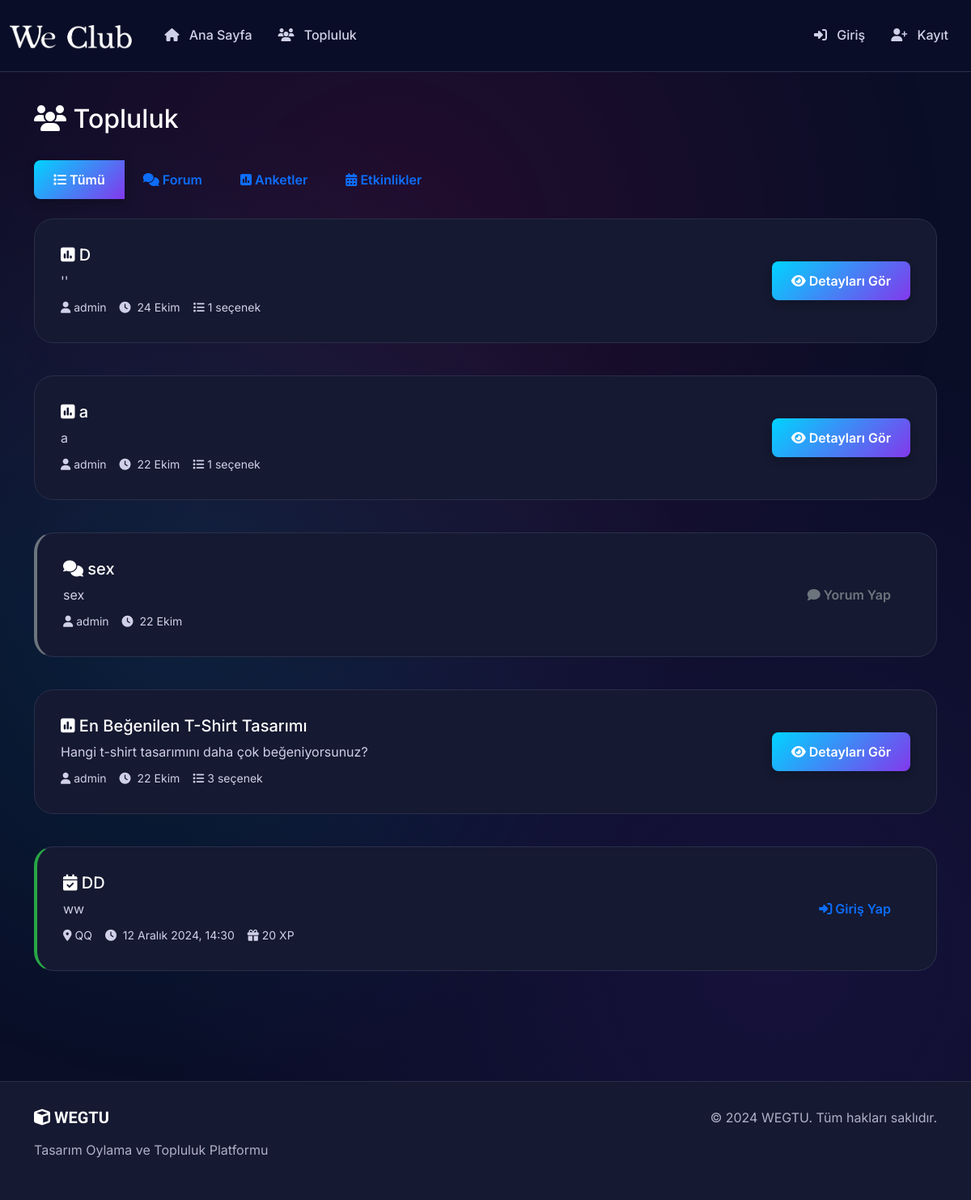
Page /forum on the committed database.
### app/models.py (models this page shows, shortened)
class Poll(db.Model):
    id = db.Column(db.Integer, primary_key=True)
    title = db.Column(db.String(150), nullable=False)
    description = db.Column(db.Text, nullable=True)
    is_active = db.Column(db.Boolean, default=True)
    created_at = db.Column(db.DateTime, default=datetime.utcnow)
    created_by_user_id = db.Column(db.Integer, db.ForeignKey('user.id'), nullable=False)
    options = db.relationship('PollOption', backref='poll', lazy='dynamic', cascade='all, delete-orphan')
    votes = db.relationship('Vote', backref='poll', lazy='dynamic')
    comments = db.relationship('Comment', backref='poll', lazy='dynamic')

class User(UserMixin, db.Model):
    id = db.Column(db.Integer, primary_key=True)
    username = db.Column(db.String(64), index=True, unique=True, nullable=False)
    email = db.Column(db.String(120), index=True, unique=True, nullable=False)
    password_hash = db.Column(db.String(256), nullable=False)
    tier = db.Column(db.Integer, default=0)  # Tier 0: Aktif değil
    xp = db.Column(db.Integer, default=0)
    is_admin = db.Column(db.Boolean, default=False)  # Admin kontrolü
    bio = db.Column(db.Text, nullable=True)
    profile_image = db.Column(db.String(120), nullable=True, default='default.jpg')
    designs = db.relationship('Design', backref='owner', lazy='dynamic')
    votes = db.relationship('Vote', backref='voter', lazy='dynamic')
    comments = db.relationship('Comment', backref='author', lazy='dynamic')
    created_polls = db.relationship('Poll', backref='creator', lazy='dynamic')

class Event(db.Model):
    id = db.Column(db.Integer, primary_key=True)
    title = db.Column(db.String(150), nullable=False)
    description = db.Column(db.Text, nullable=True)
    location = db.Column(db.String(200), nullable=True)
    event_date = db.Column(db.DateTime, nullable=False)
    ticket_xp_reward = db.Column(db.Integer, default=20)  # Bilet kesince kazanılacak XP
    is_active = db.Column(db.Boolean, default=True)
    created_at = db.Column(db.DateTime, default=datetime.utcnow)
    created_by_user_id = db.Column(db.Integer, db.ForeignKey('user.id'), nullable=False)
    creator = db.relationship('User', backref='created_events')
    ticket_holders = db.relationship('EventTicket', backref='event', lazy='dynamic', cascade='all, delete-orphan')

### app/routes.py (the view)
@main_bp.route('/forum')
def forum():
    from datetime import datetime, date
    from flask import request
    filter_type = request.args.get('filter', 'all')  # all, polls, events
    page = request.args.get('page', 1, type=int)
    per_page = 5
    today = date.today()
    all_items = []
    if filter_type in ['all', 'polls', 'forum']:
        polls = Poll.query.filter_by(is_active=True).all()
        for poll in polls:
            poll.option_count = poll.options.count()
            poll.is_today = poll.created_at.date() == today
            item_type = 'forum' if poll.option_count == 0 else 'poll'
            if filter_type == 'forum' and item_type != 'forum':
                continue
            if filter_type == 'polls' and item_type == 'forum':
                continue
            all_items.append({
                'type': item_type,
                'item': poll,
                'date': poll.created_at
            })
    if filter_type in ['all', 'events']:
        events = Event.query.filter_by(is_active=True).all()
        for event in events:
            if current_user.is_authenticated:
                event.has_ticket = EventTicket.query.filter_by(event_id=event.id, user_id=current_user.id).first() is not None
            else:
                event.has_ticket = False
            all_items.append({
                'type': 'event',
                'item': event,
                'date': event.event_date
            })
    all_items.sort(key=lambda x: x['date'], reverse=True)
    total_items = len(all_items)
    start = (page - 1) * per_page
    end = start + per_page
    paginated_items = all_items[start:end]
    has_prev = page > 1
    has_next = end < total_items
    total_pages = (total_items + per_page - 1) // per_page
    return render_template('forum.html',
                         items=paginated_items,
                         filter_type=filter_type,
                         page=page,
                         has_prev=has_prev,
                         has_next=has_next,
                         total_pages=total_pages,
                         today=today)

### app/templates/forum.html (shortened to what this page needs)
{% extends "base.html" %}
{% block content %}
<div class="container">
    <div class="d-flex justify-content-between align-items-center mb-4">
        <h2>
            <i class="fas fa-users"></i> Topluluk
        </h2>
    </div>
    <div class="mb-4">
        <div class="btn-group" role="group" aria-label="Filtreleme">
            <a href="{{ url_for('main.forum', filter='all') }}"
               class="btn {% if filter_type == 'all' %}btn-primary{% else %}btn-outline-primary{% endif %}">
                <i class="fas fa-list"></i> Tümü
            </a>
            <a href="{{ url_for('main.forum', filter='forum') }}"
               class="btn {% if filter_type == 'forum' %}btn-primary{% else %}btn-outline-primary{% endif %}">
                <i class="fas fa-comments"></i> Forum
            </a>
            <a href="{{ url_for('main.forum', filter='polls') }}"
               class="btn {% if filter_type == 'polls' %}btn-primary{% else %}btn-outline-primary{% endif %}">
                <i class="fas fa-poll"></i> Anketler
            </a>
            <a href="{{ url_for('main.forum', filter='events') }}"
               class="btn {% if filter_type == 'events' %}btn-primary{% else %}btn-outline-primary{% endif %}">
                <i class="fas fa-calendar-alt"></i> Etkinlikler
            </a>
        </div>
    </div>
    {% if items %}
        <div class="row">
            {% for item in items %}
            <div class="col-12 mb-3">
                {% if item.type == 'forum' %}
                    <div class="poll-card fade-in-up" style="animation-delay: {{ loop.index0 * 0.1 }}s; border-left: 4px solid #6c757d;">
                        <div class="row align-items-center">
                            <div class="col-md-8">
                                <h5 class="mb-2">
                                    <i class="fas fa-comments"></i> {{ item.item.title }}
                                </h5>
                                {% if item.item.description %}
                                <p class="mb-2">{{ item.item.description[:150] }}{% if item.item.description|length > 150 %}...{% endif %}</p>
                                {% endif %}
                                <div class="d-flex align-items-center gap-3">
                                    <small>
                                        <i class="fas fa-user me-1"></i>{{ item.item.creator.username }}
                                    </small>
                                    <small>
                                        <i class="fas fa-clock me-1"></i>
                                        {% if item.item.is_today %}
                                            {{ item.item.created_at.strftime('%H:%M') }}
                                        {% else %}
                                            {% set month_names = {1: 'Ocak', 2: 'Şubat', 3: 'Mart', 4: 'Nisan', 5: 'Mayıs', 6: 'Haziran', 7: 'Temmuz', 8: 'Ağustos', 9: 'Eylül', 10: 'Ekim', 11: 'Kasım', 12: 'Aralık'} %}
                                            {{ item.item.created_at.day }} {{ month_names[item.item.created_at.month] }}
                                        {% endif %}
                                    </small>
                                </div>
                            </div>
                            <div class="col-md-4 text-md-end mt-3 mt-md-0">
                                <a href="{{ url_for('main.poll_detail', poll_id=item.item.id) }}" class="btn btn-outline-secondary">
                                    <i class="fas fa-comment"></i> Yorum Yap
                                </a>
                            </div>
                        </div>
                    </div>
                {% elif item.type == 'poll' %}
                    <div class="poll-card fade-in-up" style="animation-delay: {{ loop.index0 * 0.1 }}s;">
                        <div class="row align-items-center">
                            <div class="col-md-8">
                                <h5 class="mb-2">
                                    <i class="fas fa-poll"></i> {{ item.item.title }}
                                </h5>
                                {% if item.item.description %}
                                <p class="mb-2">{{ item.item.description[:150] }}{% if item.item.description|length > 150 %}...{% endif %}</p>
                                {% endif %}
                                <div class="d-flex align-items-center gap-3">
                                    <small>
                                        <i class="fas fa-user me-1"></i>{{ item.item.creator.username }}
                                    </small>
                                    <small>
                                        <i class="fas fa-clock me-1"></i>
                                        {% if item.item.is_today %}
                                            {{ item.item.created_at.strftime('%H:%M') }}
                                        {% else %}
                                            {% set month_names = {1: 'Ocak', 2: 'Şubat', 3: 'Mart', 4: 'Nisan', 5: 'Mayıs', 6: 'Haziran', 7: 'Temmuz', 8: 'Ağustos', 9: 'Eylül', 10: 'Ekim', 11: 'Kasım', 12: 'Aralık'} %}
                                            {{ item.item.created_at.day }} {{ month_names[item.item.created_at.month] }}
                                        {% endif %}
                                    </small>
                                    {% if item.item.option_count > 0 %}
                                    <small>
                                        <i class="fas fa-list me-1"></i>{{ item.item.option_count }} seçenek
                                    </small>
                                    {% endif %}
                                </div>
                            </div>
                            <div class="col-md-4 text-md-end mt-3 mt-md-0">
                                <a href="{{ url_for('main.poll_detail', poll_id=item.item.id) }}" class="btn btn-primary">
                                    <i class="fas fa-eye"></i> Detayları Gör
                                </a>
                            </div>
                        </div>
                    </div>
                {% elif item.type == 'event' %}
                    <div class="poll-card fade-in-up" style="animation-delay: {{ loop.index0 * 0.1 }}s; border-left: 4px solid #28a745;">
                        <div class="row align-items-center">
                            <div class="col-md-8">
                                <h5 class="mb-2">
                                    <i class="fas fa-calendar-check"></i> {{ item.item.title }}
                                </h5>
                                {% if item.item.description %}
                                <p class="mb-2">{{ item.item.description[:150] }}{% if item.item.description|length > 150 %}...{% endif %}</p>
                                {% endif %}
                                <div class="d-flex align-items-center gap-3 flex-wrap">
                                    {% if item.item.location %}
                                    <small>
                                        <i class="fas fa-map-marker-alt me-1"></i>{{ item.item.location }}
                                    </small>
                                    {% endif %}
                                    <small>
                                        <i class="fas fa-clock me-1"></i>
                                        {% set month_names = {1: 'Ocak', 2: 'Şubat', 3: 'Mart', 4: 'Nisan', 5: 'Mayıs', 6: 'Haziran', 7: 'Temmuz', 8: 'Ağustos', 9: 'Eylül', 10: 'Ekim', 11: 'Kasım', 12: 'Aralık'} %}
                                        {{ item.item.event_date.day }} {{ month_names[item.item.event_date.month] }} {{ item.item.event_date.year }}, {{ '%02d'|format(item.item.event_date.hour) }}:{{ '%02d'|format(item.item.event_date.minute) }}
                                    </small>
                                    <small>
                                        <i class="fas fa-gift me-1"></i>{{ item.item.ticket_xp_reward }} XP
                                    </small>
                                </div>
                            </div>
                            <div class="col-md-4 text-md-end mt-3 mt-md-0">
                                {% if current_user.is_authenticated %}
                                    {% if item.item.has_ticket %}
                                    <button class="btn btn-success" disabled>
                                        <i class="fas fa-check"></i> Bilet Alındı
                                    </button>
                                    {% else %}
                                    <form method="POST" action="{{ url_for('main.buy_ticket', event_id=item.item.id) }}" style="display: inline;">
                                        <button type="submit" class="btn btn-primary">
                                            <i class="fas fa-ticket-alt"></i> Bilet Kes
                                        </button>
                                    </form>
                                    {% endif %}
                                {% else %}
                                <a href="{{ url_for('auth.login') }}" class="btn btn-outline-primary">
                                    <i class="fas fa-sign-in-alt"></i> Giriş Yap
                                </a>
                                {% endif %}
                            </div>
                        </div>
                    </div>
                {% endif %}
            </div>
            {% endfor %}
        </div>
    {% endif %}
</div>
{% endblock %}

### rows in the picture
Poll: item "D", item "''", item.created_at.day "24", created_at "Ekim"
User: item.creator.username "admin" "admin" "admin", item.creator.username "admin"
Poll: item "a", item "a", item.created_at.day "22", created_at "Ekim"
Poll: item "sex", item "sex", item.created_at.day "22", created_at "Ekim"
Poll: item "En Beğenilen T-Shirt Tasarımı", item "Hangi t-shirt tasarımını daha çok beğeniyorsunuz?", item.created_at.day "22", created_at "Ekim"
Event: item "DD", item "ww", item.location "QQ", item.event_date.day "12", event_date "Aralık", item.event_date.year "2024", item.event_date.hour "14", item.event_date.minute "30", item.ticket_xp_reward "20"

### other values in the picture
{{ item.item.option_count }} "1" "1" "3"
